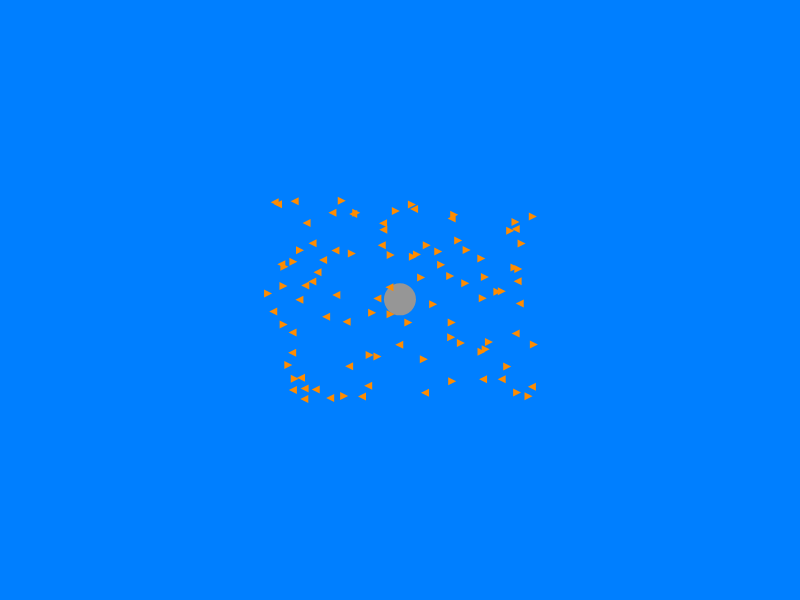
Frame 1 (no input)
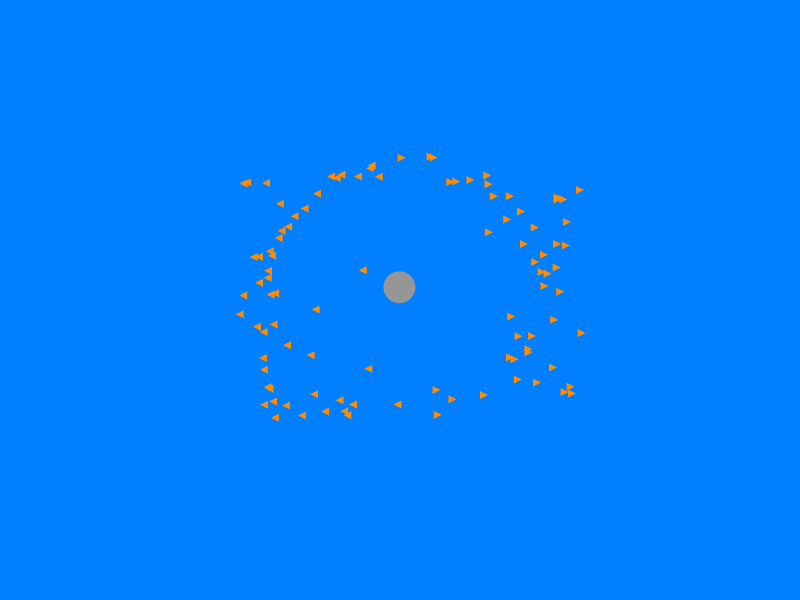
Frame 60 (no input)
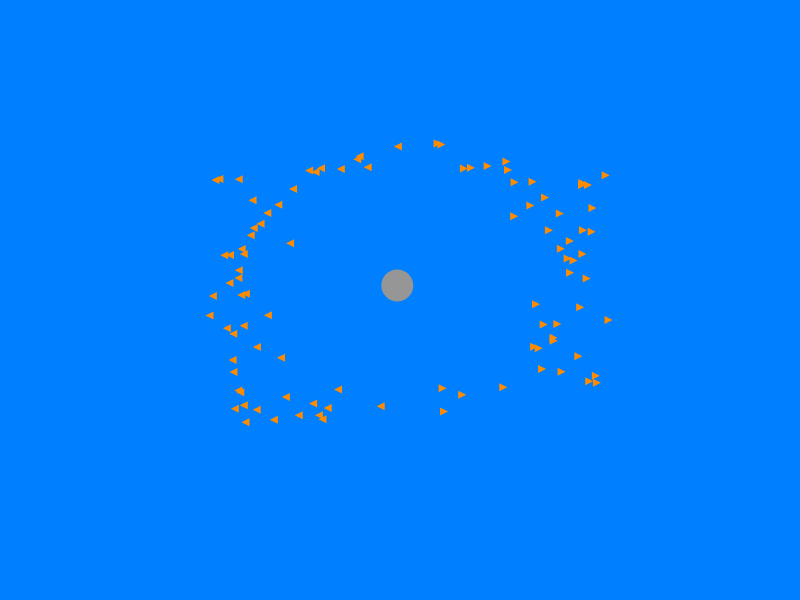
Frame 120 (the mouse pressed at the canvas centre since frame 60)

The p5.js sketch that drew these frames (run headless with seeded random() and noise() and a simulated clock; from frame 60 on, the mouse is pressed at the canvas centre):

// p5.js sketch
// ── sketch.js
let peces = []; 
let tiburon; 
 
let cantidadPeces = 100; 
let radio = 150;
 
function setup() { 
  createCanvas(800, 600); 
   
  crearPeces(); 
  crearTiburon(); 
} 
 
function draw() { 
  background(0, 127, 255); 
  perseguirPeces(tiburon, peces);
  mover(tiburon);
  aplicarBorde(tiburon); 
  mostrarTiburon(tiburon); 
 
  for(let i = 0; i < peces.length; i++) {

  let margen = 20;

 
  if(
    peces[i].x > margen &&
    peces[i].x < width - margen &&
    peces[i].y > margen &&
    peces[i].y < height - margen
  ) {

    alinearPez(peces[i], peces);
    escapeDeTiburon(peces[i], tiburon);
  }

  mover(peces[i]);

  aplicarBorde(peces[i]);

  mostrarPez(peces[i]);

  }
} 
 
function crearPeces() { 
  for(let i = 0; i < cantidadPeces; i++) { 
    let unPez = { 
      
      x: random(width / 3, width * 2 / 3), 
      y: random(height / 3, height * 2 / 3), 
      vx: random(-1.5, 1.5), 
      vy: random(-1.5, 1.5), 
      d: 8  
    }; 
    peces.push(unPez); 
  } 
} 
 
function crearTiburon() { 
  tiburon = { 
    x: width / 2, 
    y: height / 2, 
    vx: random(-1.3, 1.3), 
    vy: random(-1.3, 1.3), 
    d: 32  
  }; 
} 
 
function mostrarPez(pez) {
  noStroke();
  fill(255, 140, 0);

  if (pez.vx >= 0) {
    
    triangle(
      pez.x + pez.d / 2, pez.y,
      pez.x - pez.d / 2, pez.y - pez.d / 2,
      pez.x - pez.d / 2, pez.y + pez.d / 2
    );
  } else {
    
    triangle(
      pez.x - pez.d / 2, pez.y,
      pez.x + pez.d / 2, pez.y - pez.d / 2,
      pez.x + pez.d / 2, pez.y + pez.d / 2
    );
  }
} 
 
function mostrarTiburon(tiburon) { 
  noStroke(); 
  fill(150);  
  ellipse(tiburon.x, tiburon.y, tiburon.d, tiburon.d); 
} 
 
function mover(a) { 
  a.x += a.vx; 
  a.y += a.vy; 
} 

function esVecino(a, b, r) {
  if(a === b) {
    return false;
  }
  return dist(a.x, a.y, b.x, b.y) < r;
}

function vecinosDe(a, peces, r) {
  let vecinos = [];
  for(let i = 0; i < peces.length; i++) {
    let b = peces[i];
    if(esVecino(a, b, r)) {
      vecinos.push(b);
    }
  }
  return vecinos;
}

function alinearPez(a, peces) {
  let vecinos = vecinosDe(a, peces, radio);

  if(vecinos.length > 0) {
    let sumaVx = 0;
    let sumaVy = 0;

    for(let i = 0; i < vecinos.length; i++) {
      sumaVx += vecinos[i].vx;
      sumaVy += vecinos[i].vy;
    }

    let promedioVx = sumaVx / vecinos.length;
    let promedioVy = sumaVy / vecinos.length;

    
    a.vx = lerp(a.vx, promedioVx, 0.2);
    a.vy = lerp(a.vy, promedioVy, 0.2);
  }
}
function aplicarBorde(a) {

  let r = a.d / 2;

  if(a.x <= r && a.vx < 0) {
    a.x = r;
    a.vx *= -1;
  }

  if(a.x >= width - r && a.vx > 0) {
    a.x = width - r;
    a.vx *= -1;
  }

  if(a.y <= r && a.vy < 0) {
    a.y = r;
    a.vy *= -1;
  }

  if(a.y >= height - r && a.vy > 0) {
    a.y = height - r;
    a.vy *= -1;
  }
}

function escapeDeTiburon(pez, tiburon) { //Juan pablo Barriga
  let distancia = dist(pez.x, pez.y, tiburon.x, tiburon.y);
  
  let radioMiedo = 100; 

  if(distancia < radioMiedo && distancia > 0) {
    let direccionX = pez.x - tiburon.x;
    let direccionY = pez.y - tiburon.y;

    let velocidadEscapeX = direccionX / 30;
    let velocidadEscapeY = direccionY / 30;

    pez.vx = lerp(pez.vx, velocidadEscapeX, 0.3);
    pez.vy = lerp(pez.vy, velocidadEscapeY, 0.3);
  }
}


function perseguirPeces(tiburon, peces) { //Juan pablo Barriga
  let radioCaza = 200;

  let sumaX = 0;
  let sumaY = 0;
  let cantidad = 0;

  for(let i = 0; i < peces.length; i++) {
    let distancia = dist(tiburon.x, tiburon.y, peces[i].x, peces[i].y);
    if(distancia < radioCaza) {
      sumaX += peces[i].x;
      sumaY += peces[i].y;
      cantidad++;
    }
  }

  if(cantidad > 0) {
    let promedioX = sumaX / cantidad;
    let promedioY = sumaY / cantidad;

    let direccionX = promedioX - tiburon.x;
    let direccionY = promedioY - tiburon.y;

    let velocidadObjetivoX = direccionX / 100;
    let velocidadObjetivoY = direccionY / 100;

    tiburon.vx = lerp(tiburon.vx, velocidadObjetivoX, 0.05);
    tiburon.vy = lerp(tiburon.vy, velocidadObjetivoY, 0.05);
  }
}
